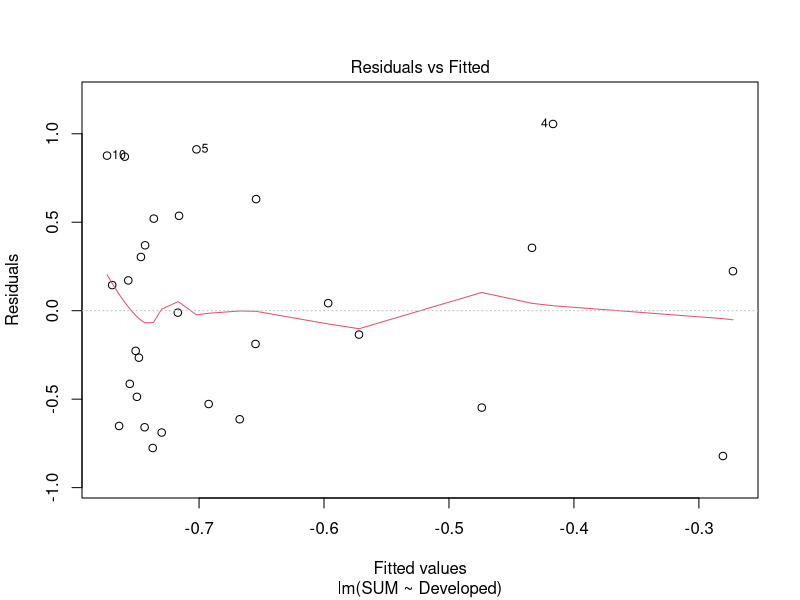
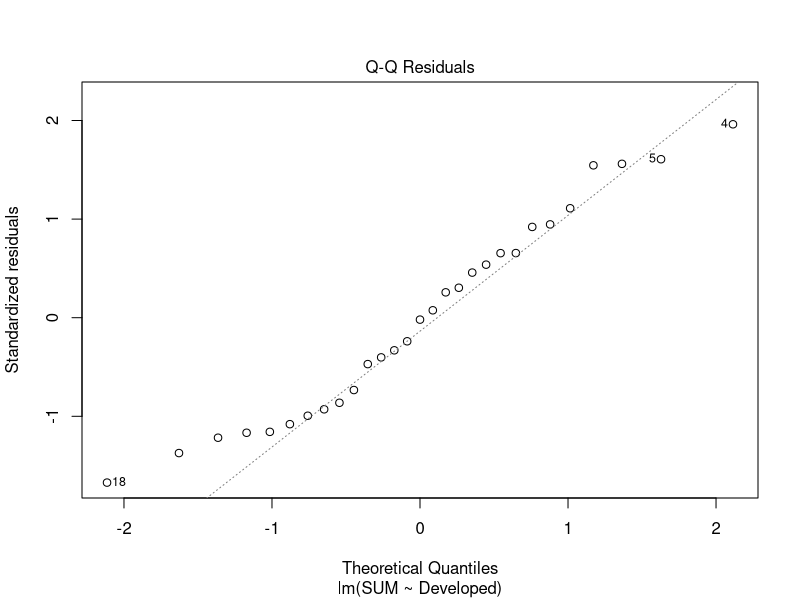
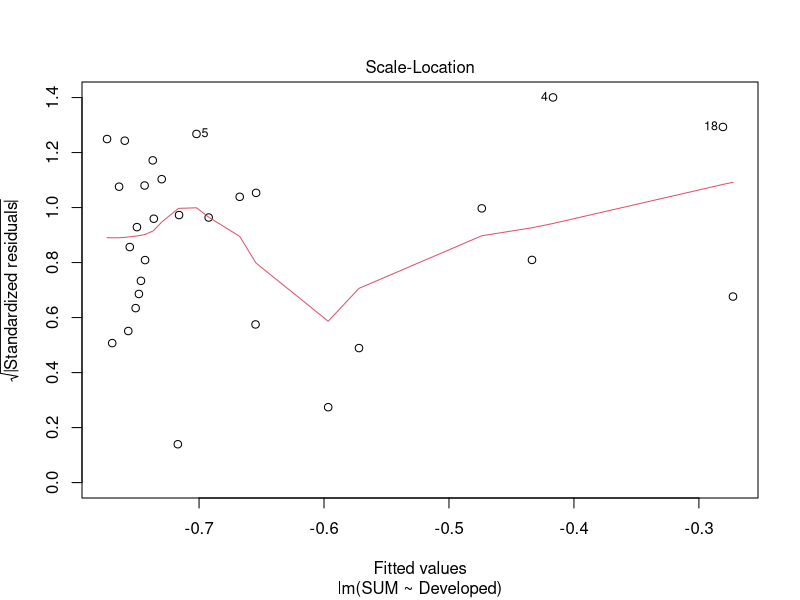
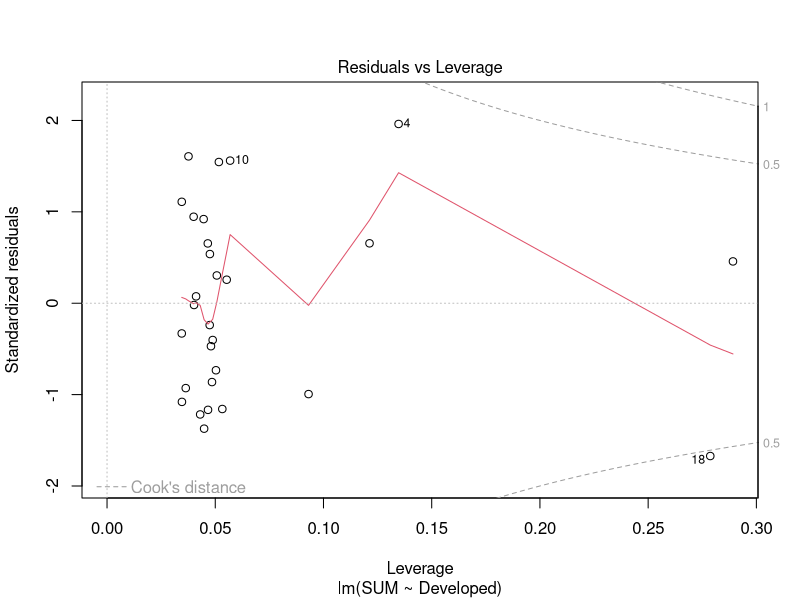
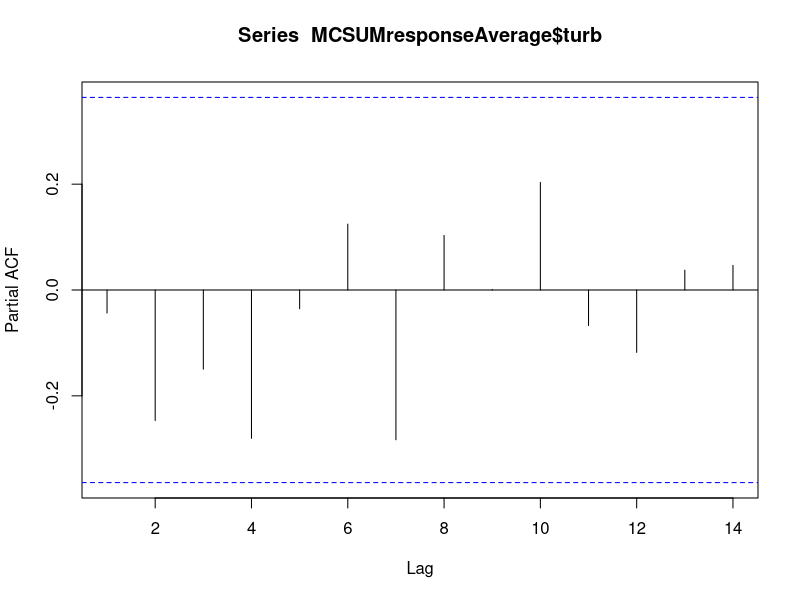
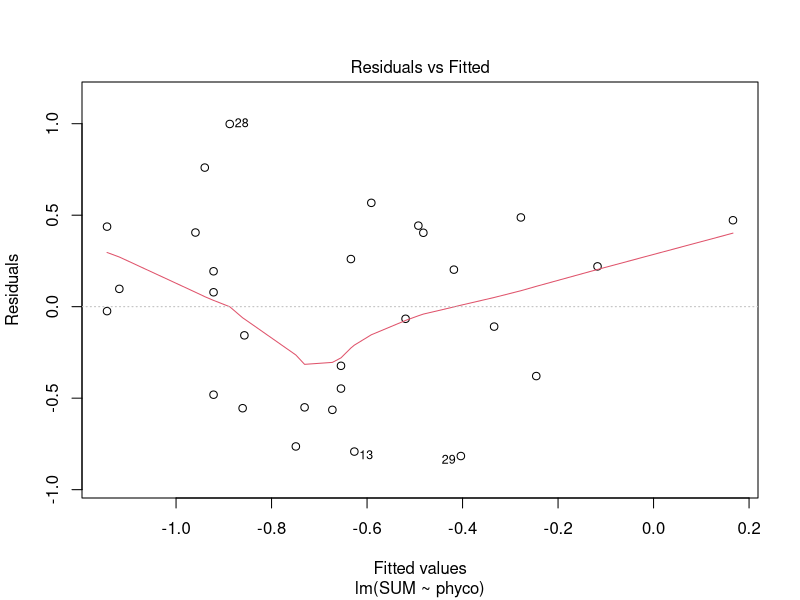
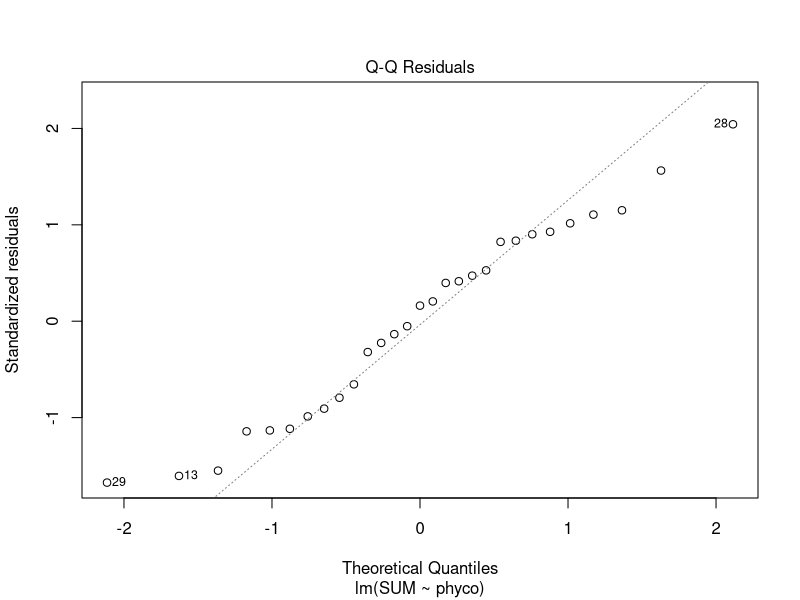
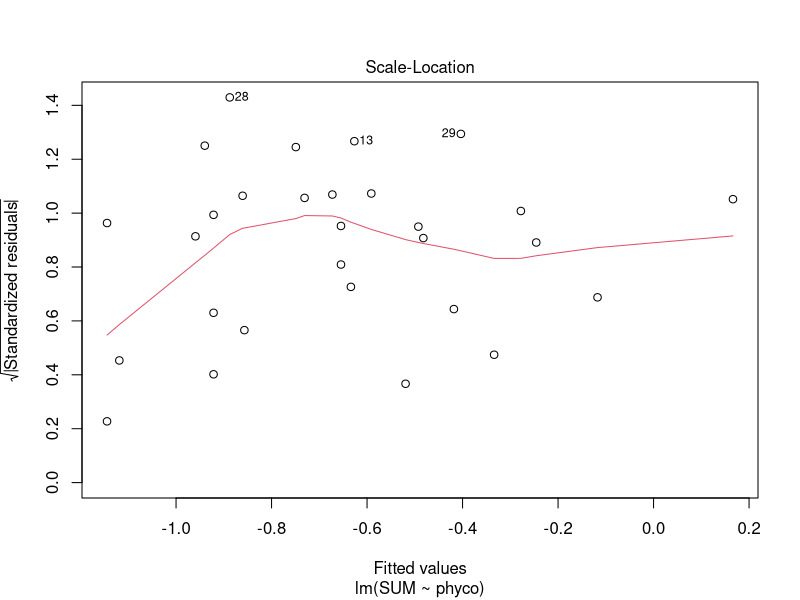

Write R code to recreate these figures, in order. (Note: this script raises an error after producing the figures.)
library(car)
library(lme4)
library(dplyr) # This lets you use the pipe function: %>% 
# For creating statistical tables, I use stargazer
# Which allows latex tables

# install.packages("stargazer")
# library(stargazer)

# install.packages("MuMIn") 

# Import Data ###################################################
MCSUMresponseAverage <- read.csv("MCSUMresponseAverage.csv", header = TRUE)
LOGTransformed <- read.csv("LOGTransformed.csv", header = TRUE)
UltimateFactor <- read.csv("UltimateFactor.csv", header = TRUE)

# Hypothesis ##################################################
# SUM~Developed ####################################
Model <- lm(SUM~Developed, 
            data=MCSUMresponseAverage)
Anova(Model, test.statistic = "F")
summary(Model)
plot(Model)
acf(MCSUMresponseAverage$turb, type = "partial", na.action = na.pass)
# Residuals are ok...Not signifigant though

Model <- lmer(SUM~Developed +
                (1|LK_CODE),
              data=LOGTransformed)
summary(Model)
Anova(Model, test.statistic ="F")
coef(Model)
# Not signifigant



# Phyco ############################################

Model <- lm(SUM~phyco,
          data = MCSUMresponseAverage)
Anova(Model, test.statistic = "F")
plot(Model)
# Driven by outlier...
# Remove outlier and retest
Omitted <- MCSUMresponseAverage %>% 
  slice(-4) # Remove row 4
Model <- lm(SUM~phyco,
            data = Omitted)
Anova(Model, test.statistic = "F")
plot(Model)
# Its ok

# Stepwise ####################################
# SUM as response
## From subset analysis, full model is
# turb, wtsharea,op,phyco
# Subset analysis finds sum ~ turb + wtsharea to be the best. 
# Lets see if backward regression finds the same 

fullmodel <- lm(SUM ~ turb +
                  WtShArea +
                  OP +
                  phyco,
                data=MCSUMresponseAverage)
Anova(fullmodel, test.statistic = "F")
plot(residuals(fullmodel)~MCSUMresponseAverage$precip5)
abline(residuals(fullmodel)~MCSUMresponseAverage$precip5)
# Remove OP
Model1 <- lm(SUM ~ turb +
                  WtShArea +
                  phyco,
                data=MCSUMresponseAverage)
Anova(Model1, test.statistic = "F")

# Remove phyco
Model2 <- lm(SUM ~ turb +
                 WtShArea,
               data=MCSUMresponseAverage)
Anova(Model2, test.statistic = "F")
summary(Model2)
# Test them as single predictors

Model3 <- lm(SUM ~ turb,
               data=MCSUMresponseAverage)


plot(residuals(Model3)~MCSUMresponseAverage$WtShArea,
     xlab="log10(Watershed Area)",
     ylab="Residuals of log10(MC) ~ log10(turbidity)" )
abline(lm(residuals(Model3)~MCSUMresponseAverage$WtShArea))

Anova(Model3, test.statistic = "F")

Model4 <- lm(SUM ~ WtShArea,
               data=MCSUMresponseAverage)

Anova(Model4, test.statistic = "F")
summary(Model4)

plot(residuals(Model4)~MCSUMresponseAverage$turb)
abline(lm(residuals(Model4)~MCSUMresponseAverage$turb))

plot(residuals(Model2))
plot(Model2)
abline(Model2)
# Is adding wt area decrease rss?
anova(Model3,Model2)
anova(Model3,Model2,test="Chisq")

model <- lmer(SUM ~ turb +
                WtShArea +
                (1|LK_CODE),
              data=LOGTransformed)
summary(model)
Anova(model, test.statistic = "F")

model2 <- lmer(SUM ~ turb +
                (1|LK_CODE),
              data=LOGTransformed)
summary(model)
Anova(model,  test.statistic = "F")

anova(model2,model)
model <- lmer(SUM ~ WtShArea +
                (1|LK_CODE),
              data=LOGTransformed)
summary(model)
Anova(model,  test.statistic = "F")

model <- lm(SUM ~ WtShArea,
            data=MCSUMresponseAverage)

summary(model)


plot(Model2)

BIC(fullmodel,Model1,Model2,Model3,Model4)
stargazer(fullmodel,Model1,Model2,Model3, keep.stat = c("ll"))
